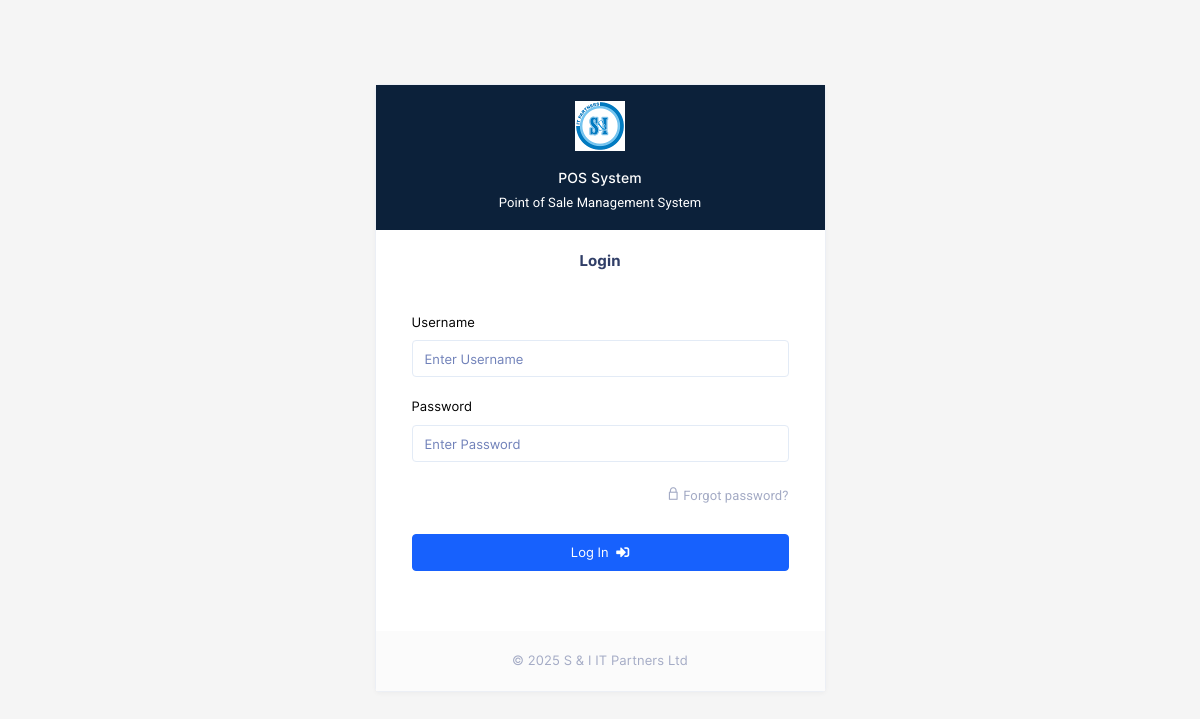
/, run on an earlier commit of the app's database.
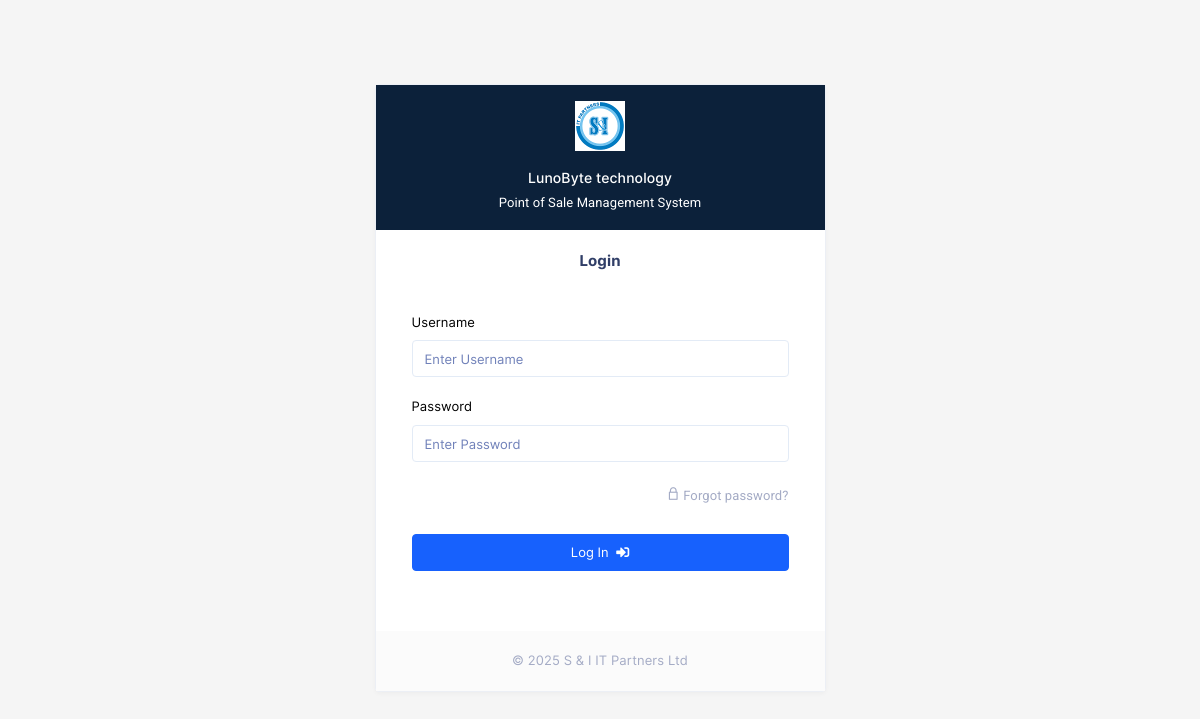
And on a later commit of the database.
### tables this page shows
CREATE TABLE `system_settings` (
  `id` int NOT NULL,
  `setting_key` varchar(100) NOT NULL,
  `setting_value` text,
  `setting_type` enum('text','number','boolean','json') NOT NULL DEFAULT 'text',
  `description` varchar(255) DEFAULT NULL,
  `updated_by` varchar(32) DEFAULT NULL,
  `updated_at` timestamp NULL DEFAULT NULL ON UPDATE CURRENT_TIMESTAMP
);

### index.php (the view, shortened to what the changed rows need)
<?php
require('config.php');
?>
<!DOCTYPE html>
<html lang="en">
<head>
    <link href="template/assets/css/bootstrap.min.css" rel="stylesheet" type="text/css" />
    <link href="template/assets/css/icons.min.css" rel="stylesheet" type="text/css" />
    <link href="template/assets/css/app.min.css" rel="stylesheet" type="text/css" />
</head>
<body class="account-body accountbg">
    <div class="container">
        <div class="row vh-100 d-flex justify-content-center">
            <div class="col-12 align-self-center">
                <div class="row">
                    <div class="col-lg-5 mx-auto">
                        <div class="card">
                            <div class="card-body p-0 auth-header-box">
                                <div class="text-center p-3">
                                    <?php
                                    $logo_sql = "SELECT setting_value FROM system_settings WHERE setting_key = 'company_logo'";
                                    $logo_query = $dbh->prepare($logo_sql);
                                    $logo_query->execute();
                                    $company_logo = $logo_query->fetchColumn();
                                    $name_sql = "SELECT setting_value FROM system_settings WHERE setting_key = 'store_name'";
                                    $name_query = $dbh->prepare($name_sql);
                                    $name_query->execute();
                                    $company_name = $name_query->fetchColumn() ?: 'POS System';
                                    ?>
                                    <a href="javascript: void(0);" class="logo logo-admin">
                                        <?php if ($company_logo && file_exists($company_logo)): ?>
                                            <img src="<?php echo htmlspecialchars($company_logo); ?>" height="50" alt="Company Logo" class="auth-logo">
                                        <?php else: ?>
                                            <img src="template/assets/images/logo-sm.png" height="50" alt="Logo" class="auth-logo">
                                        <?php endif; ?>
                                    </a>
                                    <h4 class="mt-3 mb-1 font-weight-semibold text-white font-14"><?php echo htmlspecialchars($company_name); ?></h4>
                                    <p class="text-white mb-0">Point of Sale Management System</p>
                                </div>
                            </div>
                        </div>
                    </div>
                </div>
            </div>
        </div>
    </div>
</body>
</html>

What changed in the data, as far as the page shows it:
added system_settings: setting_value "LunoByte technology"
Also different on the page:
$company_name: "POS System" → (not shown)
